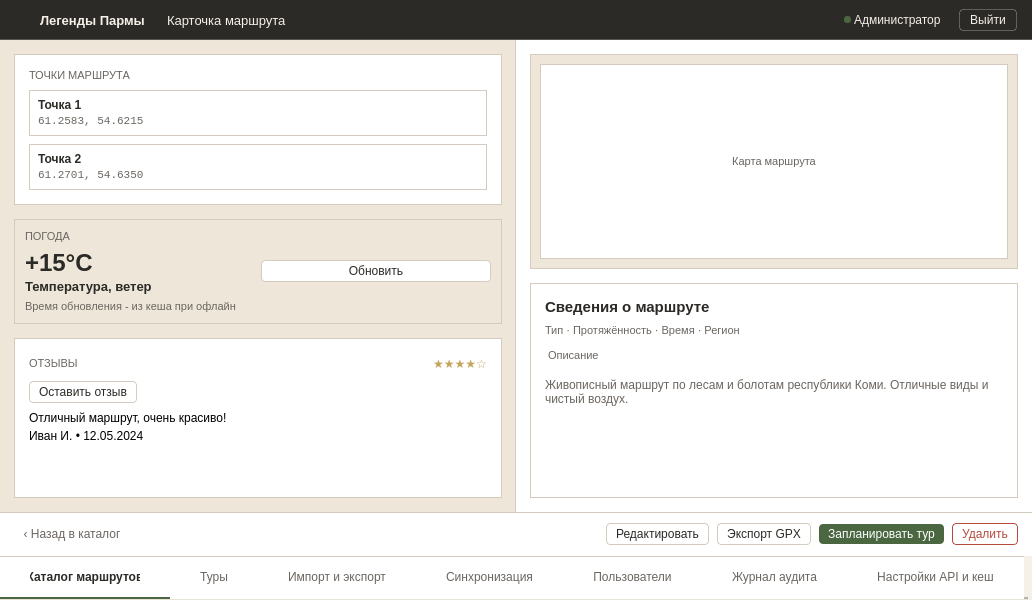
<?xml version="1.0" encoding="UTF-8"?>
<ui version="4.0">
 <class>mainWindow</class>
 <widget class="QMainWindow" name="mainWindow">
  <property name="geometry">
   <rect>
    <x>0</x>
    <y>0</y>
    <width>1032</width>
    <height>600</height>
   </rect>
  </property>
  <property name="windowTitle">
   <string>Route_Card</string>
  </property>
  <property name="styleSheet">
   <string notr="true">#centralwidget {
    background-color: #F5F0E8;
}

#headerFrame {
    background-color: #2C2A26;
    border-bottom: 1px solid rgba(255,255,255,0.2);
}
#headerFrame QLabel {
    color: #F5F0E8;
    border: none;
}
#logout_btn {
    background-color: transparent;
    color: #F5F0E8;
    border: 1px solid rgba(255, 255, 255, 0.25);
    padding: 3px 10px;
    font-size: 12px;
    border-radius: 4px;
}
#logout_btn:hover {
    background-color: rgba(255, 255, 255, 0.08);
    border: 1px solid rgba(255, 255, 255, 0.4);
}
#logout_btn:pressed {
    background-color: rgba(255, 255, 255, 0.12);
    border: 1px solid rgba(255, 255, 255, 0.5);
}

#leftZone {
    background-color: #EDE6D9;
    border-right: 1px solid #D4CBBE;
}
#rightZone {
    background-color: #FFFFFF;
}
#rightZone QLabel {
    border: none;
    background: transparent;
}

#pointsFrame, #reviewsFrame, #infoFrame {
    background-color: #FFFFFF;
    border: 1px solid #D4CBBE;
}
#mapFrame {
    background-color: #EDE6D9;
    border: 1px solid #D4CBBE;
}
#mapFrame QLabel {
    background: #FFFFFF;
    border: 1px solid #D4CBBE;
    color: #6B6560;
    font-size: 11px;
    padding: 4px 8px;
}

#pointsFrame QLabel#lbl_points_title, 
#reviewsFrame QLabel#lbl_reviews_title, 
#rightZone QLabel#lbl_route_props, 
#rightZone QLabel#lbl_route_desc_title {
    font-size: 11px;
    color: #6B6560;
}

#point1Frame, #point2Frame {
    background: #FFFFFF;
    border: 1px solid #D4CBBE;
}
#point1Frame QLabel, #point2Frame QLabel {
    border: none;
}
#point1Frame QLabel#lbl_p1_name, #point2Frame QLabel#lbl_p2_name {
    font-size: 12px;
    font-weight: 600;
    color: #2C2A26;
}
#point1Frame QLabel#lbl_p1_coords, #point2Frame QLabel#lbl_p2_coords {
    font-size: 11px;
    font-family: monospace;
    color: #6B6560;
}

#weatherFrame {
    background-color: #EDE6D9;
    border: 1px solid #D4CBBE;
}
#weatherFrame QLabel {
    border: none;
}
#weatherFrame QLabel#lbl_weather_title {
    font-size: 11px;
    color: #6B6560;
}
#weatherFrame QLabel#lbl_temp {
    font-size: 24px;
    font-weight: 600;
    color: #2C2A26;
}
#weatherFrame QLabel#lbl_weather_desc {
    font-size: 13px;
    font-weight: 600;
    color: #2C2A26;
}
#weatherFrame QLabel#lbl_weather_cache {
    font-size: 11px;
    color: #6B6560;
}

#reviewsFrame QLabel#lbl_stars {
    font-size: 12px;
    color: #C4A35A;
}
#reviewItemLayout QLabel#lbl_review_text {
    font-size: 12px;
    color: #6B6560;
}
#reviewItemLayout QLabel#lbl_review_author {
    font-size: 11px;
    color: #A39E94;
}
#review_line {
    border: none;
    border-top: 1px solid #D4CBBE;
    max-height: 1px;
}

#rightZone QLabel#lbl_route_title {
    font-size: 15px;
    font-weight: 600;
    color: #2C2A26;
}
#rightZone QLabel#lbl_route_desc {
    font-size: 12px;
    color: #6B6560;
}
#info_line {
    border: none;
    border-top: 1px solid #D4CBBE;
    max-height: 1px;
}

#actionBarFrame {
    background-color: #FFFFFF;
    border-top: 1px solid #D4CBBE;
}
#btn_back {
    padding: 3px 9px;
    font-size: 12px;
    color: #6B6560;
    background: transparent;
    border: none;
}
#btn_back:hover {
    background: #F5F0E8;
    color: #2C2A26;
}
#btn_back:pressed {
    background: #EDE6D9;
}

#btn_edit, #btn_export, #btn_leave_review, #btn_update_weather {
    background: #FFFFFF;
    color: #2C2A26;
    border: 1px solid #D4CBBE;
    padding: 3px 9px;
    font-size: 12px;
    border-radius: 4px;
}
#btn_edit:hover, #btn_export:hover, #btn_leave_review:hover, #btn_update_weather:hover {
    background: #F5F0E8;
    border: 1px solid #4A6741;
}
#btn_edit:pressed, #btn_export:pressed, #btn_leave_review:pressed, #btn_update_weather:pressed {
    background: #EDE6D9;
}

#btn_schedule {
    background: #4A6741;
    color: #FFFFFF;
    border: none;
    padding: 3px 9px;
    font-size: 12px;
    border-radius: 4px;
}
#btn_schedule:hover { background: #3D5636; }
#btn_schedule:pressed { background: #334A2E; }

#btn_delete {
    background: #FFFFFF;
    color: #B54A3A;
    border: 1px solid #B54A3A;
    padding: 3px 9px;
    font-size: 12px;
    border-radius: 4px;
}
#btn_delete:hover { background: #F5E8E6; }
#btn_delete:pressed { background: #EBD5D1; }

QTabWidget::panel { border: none; background-color: #FFFFFF; }
QTabBar { background-color: #FFFFFF; border: none; }
QTabBar::tab { 
    height: 40px; 
    background-color: #FFFFFF; 
    color: #6B6560; 
    font-size: 12px; 
    font-weight: normal; 
    padding: 0px 30px; 
    border: none; 
    border-bottom: 2px solid transparent; 
    border-top: 1px solid #D4CBBE;
    text-align: center; 
}
QTabBar::tab:hover { color: #2C2A26; }
QTabBar::tab:selected { color: #2C2A26; font-weight: 600; border-bottom: 2px solid #4A6741; }</string>
  </property>
  <widget class="QWidget" name="centralwidget">
   <layout class="QVBoxLayout" name="verticalLayout">
    <property name="spacing">
     <number>0</number>
    </property>
    <property name="leftMargin">
     <number>0</number>
    </property>
    <property name="topMargin">
     <number>0</number>
    </property>
    <property name="rightMargin">
     <number>0</number>
    </property>
    <property name="bottomMargin">
     <number>0</number>
    </property>
    <item>
     <widget class="QFrame" name="headerFrame">
      <property name="minimumSize">
       <size>
        <width>0</width>
        <height>40</height>
       </size>
      </property>
      <property name="maximumSize">
       <size>
        <width>16777215</width>
        <height>40</height>
       </size>
      </property>
      <layout class="QHBoxLayout" name="horizontalLayout">
       <property name="spacing">
        <number>0</number>
       </property>
       <property name="leftMargin">
        <number>15</number>
       </property>
       <property name="topMargin">
        <number>0</number>
       </property>
       <property name="rightMargin">
        <number>15</number>
       </property>
       <property name="bottomMargin">
        <number>0</number>
       </property>
       <item>
        <widget class="QPushButton" name="logo">
         <property name="minimumSize">
          <size>
           <width>22</width>
           <height>22</height>
          </size>
         </property>
         <property name="maximumSize">
          <size>
           <width>22</width>
           <height>22</height>
          </size>
         </property>
         <property name="styleSheet">
          <string notr="true">QPushButton { background: transparent; margin-right: 12px; border: none; }</string>
         </property>
         <property name="text">
          <string/>
         </property>
         <property name="icon">
          <iconset resource="../qrc/login_res.qrc">
           <normaloff>:/login/icons/logo.png</normaloff>:/login/icons/logo.png</iconset>
         </property>
         <property name="iconSize">
          <size>
           <width>18</width>
           <height>18</height>
          </size>
         </property>
        </widget>
       </item>
       <item>
        <widget class="QLabel" name="name">
         <property name="styleSheet">
          <string notr="true">font-size: 13px; font-weight: bold; margin-right: 15px;</string>
         </property>
         <property name="text">
          <string>Легенды Пармы</string>
         </property>
        </widget>
       </item>
       <item>
        <widget class="QLabel" name="name_chart">
         <property name="styleSheet">
          <string notr="true">font-size: 13px; margin-right: 10px;</string>
         </property>
         <property name="text">
          <string>Карточка маршрута</string>
         </property>
        </widget>
       </item>
       <item>
        <spacer name="horizontalSpacer">
         <property name="orientation">
          <enum>Qt::Orientation::Horizontal</enum>
         </property>
         <property name="sizeHint" stdset="0">
          <size>
           <width>40</width>
           <height>20</height>
          </size>
         </property>
        </spacer>
       </item>
       <item>
        <widget class="QLabel" name="status_lb">
         <property name="minimumSize">
          <size>
           <width>7</width>
           <height>7</height>
          </size>
         </property>
         <property name="maximumSize">
          <size>
           <width>7</width>
           <height>7</height>
          </size>
         </property>
         <property name="styleSheet">
          <string notr="true">background-color: #4A6741; border-radius: 3px; border: none;</string>
         </property>
         <property name="text">
          <string/>
         </property>
        </widget>
       </item>
       <item>
        <widget class="QLabel" name="role_lb">
         <property name="styleSheet">
          <string notr="true">font-size: 12px; margin-right: 15px;</string>
         </property>
         <property name="text">
          <string>Администратор</string>
         </property>
        </widget>
       </item>
       <item>
        <widget class="QPushButton" name="logout_btn">
         <property name="cursor">
          <cursorShape>PointingHandCursor</cursorShape>
         </property>
         <property name="text">
          <string>Выйти</string>
         </property>
        </widget>
       </item>
      </layout>
     </widget>
    </item>
    <item>
     <widget class="QFrame" name="mainContentFrame">
      <property name="frameShape">
       <enum>QFrame::Shape::NoFrame</enum>
      </property>
      <layout class="QHBoxLayout" name="mainContentLayout">
       <property name="spacing">
        <number>0</number>
       </property>
       <property name="leftMargin">
        <number>0</number>
       </property>
       <property name="topMargin">
        <number>0</number>
       </property>
       <property name="rightMargin">
        <number>0</number>
       </property>
       <property name="bottomMargin">
        <number>0</number>
       </property>
       <item>
        <widget class="QFrame" name="leftZone">
         <property name="sizePolicy">
          <sizepolicy hsizetype="Expanding" vsizetype="Preferred">
           <horstretch>1</horstretch>
           <verstretch>0</verstretch>
          </sizepolicy>
         </property>
         <property name="frameShape">
          <enum>QFrame::Shape::NoFrame</enum>
         </property>
         <layout class="QVBoxLayout" name="leftZoneLayout">
          <property name="spacing">
           <number>14</number>
          </property>
          <property name="leftMargin">
           <number>14</number>
          </property>
          <property name="topMargin">
           <number>14</number>
          </property>
          <property name="rightMargin">
           <number>14</number>
          </property>
          <property name="bottomMargin">
           <number>14</number>
          </property>
          <item>
           <widget class="QFrame" name="pointsFrame">
            <property name="sizePolicy">
             <sizepolicy hsizetype="Preferred" vsizetype="Maximum">
              <horstretch>0</horstretch>
              <verstretch>0</verstretch>
             </sizepolicy>
            </property>
            <layout class="QVBoxLayout" name="pointsLayout">
             <property name="spacing">
              <number>8</number>
             </property>
             <property name="leftMargin">
              <number>14</number>
             </property>
             <property name="topMargin">
              <number>14</number>
             </property>
             <property name="rightMargin">
              <number>14</number>
             </property>
             <property name="bottomMargin">
              <number>14</number>
             </property>
             <item>
              <widget class="QLabel" name="lbl_points_title">
               <property name="text">
                <string>ТОЧКИ МАРШРУТА</string>
               </property>
              </widget>
             </item>
             <item>
              <widget class="QFrame" name="point1Frame">
               <layout class="QVBoxLayout" name="point1Layout">
                <property name="spacing">
                 <number>2</number>
                </property>
                <property name="leftMargin">
                 <number>8</number>
                </property>
                <property name="topMargin">
                 <number>7</number>
                </property>
                <property name="rightMargin">
                 <number>8</number>
                </property>
                <property name="bottomMargin">
                 <number>7</number>
                </property>
                <item>
                 <widget class="QLabel" name="lbl_p1_name">
                  <property name="text">
                   <string>Точка 1</string>
                  </property>
                 </widget>
                </item>
                <item>
                 <widget class="QLabel" name="lbl_p1_coords">
                  <property name="text">
                   <string>61.2583, 54.6215</string>
                  </property>
                 </widget>
                </item>
               </layout>
              </widget>
             </item>
             <item>
              <widget class="QFrame" name="point2Frame">
               <layout class="QVBoxLayout" name="point2Layout">
                <property name="spacing">
                 <number>2</number>
                </property>
                <property name="leftMargin">
                 <number>8</number>
                </property>
                <property name="topMargin">
                 <number>7</number>
                </property>
                <property name="rightMargin">
                 <number>8</number>
                </property>
                <property name="bottomMargin">
                 <number>7</number>
                </property>
                <item>
                 <widget class="QLabel" name="lbl_p2_name">
                  <property name="text">
                   <string>Точка 2</string>
                  </property>
                 </widget>
                </item>
                <item>
                 <widget class="QLabel" name="lbl_p2_coords">
                  <property name="text">
                   <string>61.2701, 54.6350</string>
                  </property>
                 </widget>
                </item>
               </layout>
              </widget>
             </item>
            </layout>
           </widget>
          </item>
          <item>
           <widget class="QFrame" name="weatherFrame">
            <property name="sizePolicy">
             <sizepolicy hsizetype="Preferred" vsizetype="Maximum">
              <horstretch>0</horstretch>
              <verstretch>0</verstretch>
             </sizepolicy>
            </property>
            <layout class="QVBoxLayout" name="weatherLayout">
             <property name="spacing">
              <number>6</number>
             </property>
             <property name="leftMargin">
              <number>10</number>
             </property>
             <property name="topMargin">
              <number>10</number>
             </property>
             <property name="rightMargin">
              <number>10</number>
             </property>
             <property name="bottomMargin">
              <number>10</number>
             </property>
             <item>
              <widget class="QLabel" name="lbl_weather_title">
               <property name="text">
                <string>ПОГОДА</string>
               </property>
              </widget>
             </item>
             <item>
              <layout class="QHBoxLayout" name="weatherTopLayout">
               <item>
                <layout class="QVBoxLayout" name="weatherInfoLayout">
                 <property name="spacing">
                  <number>2</number>
                 </property>
                 <item>
                  <widget class="QLabel" name="lbl_temp">
                   <property name="text">
                    <string>+15°C</string>
                   </property>
                  </widget>
                 </item>
                 <item>
                  <widget class="QLabel" name="lbl_weather_desc">
                   <property name="text">
                    <string>Температура, ветер</string>
                   </property>
                  </widget>
                 </item>
                </layout>
               </item>
               <item>
                <widget class="QPushButton" name="btn_update_weather">
                 <property name="cursor">
                  <cursorShape>PointingHandCursor</cursorShape>
                 </property>
                 <property name="text">
                  <string>Обновить</string>
                 </property>
                </widget>
               </item>
              </layout>
             </item>
             <item>
              <widget class="QLabel" name="lbl_weather_cache">
               <property name="text">
                <string>Время обновления - из кеша при офлайн</string>
               </property>
              </widget>
             </item>
            </layout>
           </widget>
          </item>
          <item>
           <widget class="QFrame" name="reviewsFrame">
            <property name="sizePolicy">
             <sizepolicy hsizetype="Preferred" vsizetype="Expanding">
              <horstretch>0</horstretch>
              <verstretch>1</verstretch>
             </sizepolicy>
            </property>
            <layout class="QVBoxLayout" name="reviewsLayout">
             <property name="spacing">
              <number>8</number>
             </property>
             <property name="leftMargin">
              <number>14</number>
             </property>
             <property name="topMargin">
              <number>14</number>
             </property>
             <property name="rightMargin">
              <number>14</number>
             </property>
             <property name="bottomMargin">
              <number>14</number>
             </property>
             <item>
              <layout class="QHBoxLayout" name="reviewsHeaderLayout">
               <item>
                <widget class="QLabel" name="lbl_reviews_title">
                 <property name="text">
                  <string>ОТЗЫВЫ</string>
                 </property>
                </widget>
               </item>
               <item>
                <spacer name="reviews_spacer">
                 <property name="orientation">
                  <enum>Qt::Orientation::Horizontal</enum>
                 </property>
                 <property name="sizeHint" stdset="0">
                  <size>
                   <width>40</width>
                   <height>20</height>
                  </size>
                 </property>
                </spacer>
               </item>
               <item>
                <widget class="QLabel" name="lbl_stars">
                 <property name="text">
                  <string>★★★★☆</string>
                 </property>
                </widget>
               </item>
              </layout>
             </item>
             <item>
              <widget class="QPushButton" name="btn_leave_review">
               <property name="sizePolicy">
                <sizepolicy hsizetype="Maximum" vsizetype="Fixed">
                 <horstretch>0</horstretch>
                 <verstretch>0</verstretch>
                </sizepolicy>
               </property>
               <property name="cursor">
                <cursorShape>PointingHandCursor</cursorShape>
               </property>
               <property name="text">
                <string>Оставить отзыв</string>
               </property>
              </widget>
             </item>
             <item>
              <layout class="QVBoxLayout" name="reviewItemLayout">
               <property name="spacing">
                <number>4</number>
               </property>
               <item>
                <widget class="QLabel" name="lbl_review_text">
                 <property name="text">
                  <string>Отличный маршрут, очень красиво!</string>
                 </property>
                </widget>
               </item>
               <item>
                <widget class="QLabel" name="lbl_review_author">
                 <property name="text">
                  <string>Иван И. • 12.05.2024</string>
                 </property>
                </widget>
               </item>
               <item>
                <widget class="QFrame" name="review_line">
                 <property name="frameShape">
                  <enum>QFrame::Shape::NoFrame</enum>
                 </property>
                </widget>
               </item>
              </layout>
             </item>
             <item>
              <spacer name="reviews_bottom_spacer">
               <property name="orientation">
                <enum>Qt::Orientation::Vertical</enum>
               </property>
               <property name="sizeHint" stdset="0">
                <size>
                 <width>20</width>
                 <height>40</height>
                </size>
               </property>
              </spacer>
             </item>
            </layout>
           </widget>
          </item>
         </layout>
        </widget>
       </item>
       <item>
        <widget class="QFrame" name="rightZone">
         <property name="sizePolicy">
          <sizepolicy hsizetype="Expanding" vsizetype="Preferred">
           <horstretch>1</horstretch>
           <verstretch>0</verstretch>
          </sizepolicy>
         </property>
         <property name="frameShape">
          <enum>QFrame::Shape::NoFrame</enum>
         </property>
         <layout class="QVBoxLayout" name="rightZoneLayout">
          <property name="spacing">
           <number>14</number>
          </property>
          <property name="leftMargin">
           <number>14</number>
          </property>
          <property name="topMargin">
           <number>14</number>
          </property>
          <property name="rightMargin">
           <number>14</number>
          </property>
          <property name="bottomMargin">
           <number>14</number>
          </property>
          <item>
           <widget class="QFrame" name="mapFrame">
            <property name="sizePolicy">
             <sizepolicy hsizetype="Preferred" vsizetype="Expanding">
              <horstretch>0</horstretch>
              <verstretch>1</verstretch>
             </sizepolicy>
            </property>
            <layout class="QVBoxLayout" name="mapLayout">
             <item>
              <widget class="QLabel" name="lbl_map_placeholder">
               <property name="text">
                <string>Карта маршрута</string>
               </property>
               <property name="alignment">
                <set>Qt::AlignmentFlag::AlignCenter</set>
               </property>
              </widget>
             </item>
            </layout>
           </widget>
          </item>
          <item>
           <widget class="QFrame" name="infoFrame">
            <property name="sizePolicy">
             <sizepolicy hsizetype="Preferred" vsizetype="Expanding">
              <horstretch>0</horstretch>
              <verstretch>1</verstretch>
             </sizepolicy>
            </property>
            <layout class="QVBoxLayout" name="infoLayout">
             <property name="spacing">
              <number>8</number>
             </property>
             <property name="leftMargin">
              <number>14</number>
             </property>
             <property name="topMargin">
              <number>14</number>
             </property>
             <property name="rightMargin">
              <number>14</number>
             </property>
             <property name="bottomMargin">
              <number>14</number>
             </property>
             <item>
              <widget class="QLabel" name="lbl_route_title">
               <property name="text">
                <string>Сведения о маршруте</string>
               </property>
              </widget>
             </item>
             <item>
              <widget class="QLabel" name="lbl_route_props">
               <property name="text">
                <string>Тип · Протяжённость · Время · Регион</string>
               </property>
              </widget>
             </item>
             <item>
              <widget class="QLabel" name="lbl_route_desc_title">
               <property name="styleSheet">
                <string notr="true">margin-top: 4px;</string>
               </property>
               <property name="text">
                <string>Описание</string>
               </property>
              </widget>
             </item>
             <item>
              <widget class="QFrame" name="info_line">
               <property name="frameShape">
                <enum>QFrame::Shape::NoFrame</enum>
               </property>
              </widget>
             </item>
             <item>
              <widget class="QLabel" name="lbl_route_desc">
               <property name="text">
                <string>Живописный маршрут по лесам и болотам республики Коми. Отличные виды и чистый воздух.</string>
               </property>
               <property name="wordWrap">
                <bool>true</bool>
               </property>
              </widget>
             </item>
             <item>
              <spacer name="info_bottom_spacer">
               <property name="orientation">
                <enum>Qt::Orientation::Vertical</enum>
               </property>
               <property name="sizeHint" stdset="0">
                <size>
                 <width>20</width>
                 <height>40</height>
                </size>
               </property>
              </spacer>
             </item>
            </layout>
           </widget>
          </item>
         </layout>
        </widget>
       </item>
      </layout>
     </widget>
    </item>
    <item>
     <widget class="QFrame" name="actionBarFrame">
      <property name="minimumSize">
       <size>
        <width>0</width>
        <height>44</height>
       </size>
      </property>
      <property name="maximumSize">
       <size>
        <width>16777215</width>
        <height>44</height>
       </size>
      </property>
      <layout class="QHBoxLayout" name="actionBarLayout">
       <property name="spacing">
        <number>8</number>
       </property>
       <property name="leftMargin">
        <number>14</number>
       </property>
       <property name="topMargin">
        <number>0</number>
       </property>
       <property name="rightMargin">
        <number>14</number>
       </property>
       <property name="bottomMargin">
        <number>0</number>
       </property>
       <item>
        <widget class="QPushButton" name="btn_back">
         <property name="cursor">
          <cursorShape>PointingHandCursor</cursorShape>
         </property>
         <property name="text">
          <string>‹ Назад в каталог</string>
         </property>
        </widget>
       </item>
       <item>
        <spacer name="actionBarSpacer">
         <property name="orientation">
          <enum>Qt::Orientation::Horizontal</enum>
         </property>
         <property name="sizeHint" stdset="0">
          <size>
           <width>40</width>
           <height>20</height>
          </size>
         </property>
        </spacer>
       </item>
       <item>
        <widget class="QPushButton" name="btn_edit">
         <property name="cursor">
          <cursorShape>PointingHandCursor</cursorShape>
         </property>
         <property name="text">
          <string>Редактировать</string>
         </property>
        </widget>
       </item>
       <item>
        <widget class="QPushButton" name="btn_export">
         <property name="cursor">
          <cursorShape>PointingHandCursor</cursorShape>
         </property>
         <property name="text">
          <string>Экспорт GPX</string>
         </property>
        </widget>
       </item>
       <item>
        <widget class="QPushButton" name="btn_schedule">
         <property name="cursor">
          <cursorShape>PointingHandCursor</cursorShape>
         </property>
         <property name="text">
          <string>Запланировать тур</string>
         </property>
        </widget>
       </item>
       <item>
        <widget class="QPushButton" name="btn_delete">
         <property name="cursor">
          <cursorShape>PointingHandCursor</cursorShape>
         </property>
         <property name="text">
          <string>Удалить</string>
         </property>
        </widget>
       </item>
      </layout>
     </widget>
    </item>
    <item>
     <widget class="QTabWidget" name="tabWidget">
      <property name="sizePolicy">
       <sizepolicy hsizetype="Maximum" vsizetype="Fixed">
        <horstretch>0</horstretch>
        <verstretch>0</verstretch>
       </sizepolicy>
      </property>
      <property name="minimumSize">
       <size>
        <width>0</width>
        <height>44</height>
       </size>
      </property>
      <property name="maximumSize">
       <size>
        <width>16777215</width>
        <height>44</height>
       </size>
      </property>
      <property name="tabPosition">
       <enum>QTabWidget::TabPosition::North</enum>
      </property>
      <property name="currentIndex">
       <number>0</number>
      </property>
      <property name="usesScrollButtons">
       <bool>false</bool>
      </property>
      <property name="tabsClosable">
       <bool>false</bool>
      </property>
      <property name="drawBase" stdset="0">
       <bool>false</bool>
      </property>
      <widget class="QWidget" name="tab_36">
       <attribute name="title">
        <string>Каталог маршрутов</string>
       </attribute>
      </widget>
      <widget class="QWidget" name="tab_37">
       <attribute name="title">
        <string>Туры</string>
       </attribute>
      </widget>
      <widget class="QWidget" name="tab_38">
       <attribute name="title">
        <string>Импорт и экспорт</string>
       </attribute>
      </widget>
      <widget class="QWidget" name="tab_39">
       <attribute name="title">
        <string>Синхронизация</string>
       </attribute>
      </widget>
      <widget class="QWidget" name="tab_40">
       <attribute name="title">
        <string>Пользователи</string>
       </attribute>
      </widget>
      <widget class="QWidget" name="tab_41">
       <attribute name="title">
        <string>Журнал аудита</string>
       </attribute>
      </widget>
      <widget class="QWidget" name="tab_42">
       <attribute name="title">
        <string>Настройки API и кеш</string>
       </attribute>
      </widget>
     </widget>
    </item>
   </layout>
  </widget>
 </widget>
 <resources>
  <include location="../qrc/login_res.qrc"/>
 </resources>
 <connections/>
</ui>
